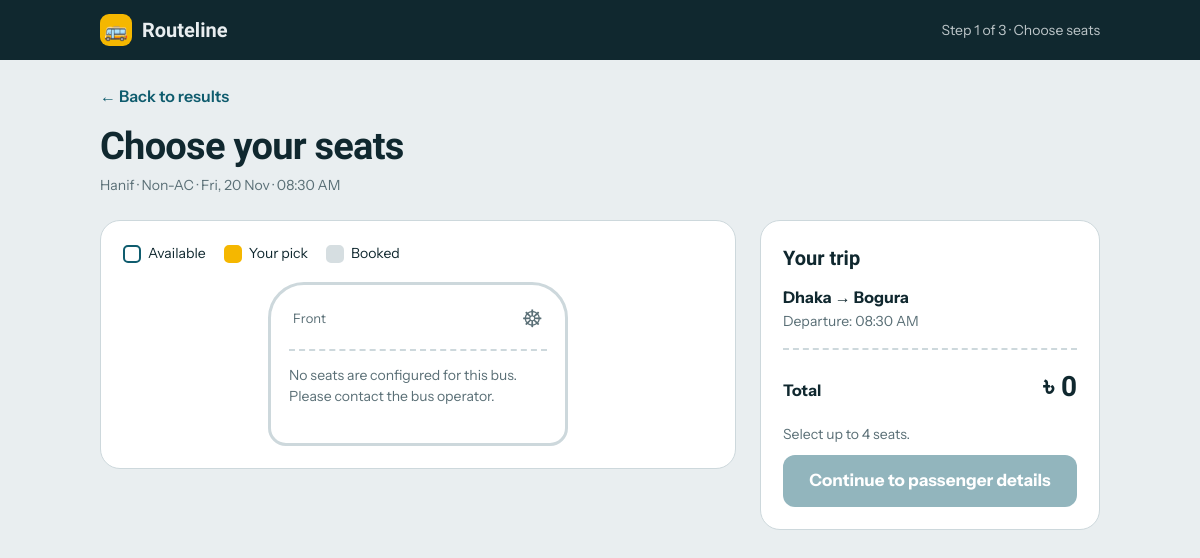
Page /users/seat.php?schedule_id=1 (signed in) on the committed database.
### tables this page shows
CREATE TABLE `schedules` (
  `schedule_id` int(11) NOT NULL,
  `bus_id` int(11) NOT NULL,
  `route_id` int(11) NOT NULL,
  `departure_date` date NOT NULL,
  `departure_time` time NOT NULL,
  `arrival_time` time NOT NULL,
  `ticket_price` decimal(10,2) NOT NULL,
  `status` enum('scheduled','completed','cancelled') NOT NULL
);

CREATE TABLE `buses` (
  `bus_id` int(11) NOT NULL,
  `company_id` int(11) NOT NULL,
  `bus_name` varchar(100) NOT NULL,
  `bus_type` enum('AC','Non-AC','Sleeper','Business Class') NOT NULL,
  `total_seats` int(11) NOT NULL,
  `status` enum('active','inactive') NOT NULL,
  `bus_number` varchar(50) NOT NULL
);

CREATE TABLE `routes` (
  `route_id` int(11) NOT NULL,
  `source` varchar(100) NOT NULL,
  `destination` varchar(100) NOT NULL,
  `distance` decimal(10,2) NOT NULL,
  `status` enum('active','inactive') NOT NULL
);

### users/seat.php (the view, shortened to what this page needs)
<?php
include '../config/db.php';
$schedule_id = intval($_GET['schedule_id']);
$sql = "SELECT
            schedules.schedule_id,
            schedules.departure_date,
            schedules.departure_time,
            schedules.arrival_time,
            schedules.ticket_price,
            buses.bus_id,
            buses.bus_name,
            buses.bus_type,
            buses.bus_number,
            buses.total_seats,
            routes.source,
            routes.destination
        FROM schedules
        INNER JOIN buses
            ON schedules.bus_id = buses.bus_id
        INNER JOIN routes
            ON schedules.route_id = routes.route_id
        WHERE schedules.schedule_id = $schedule_id";
$result = mysqli_query($conn, $sql);
$bus = mysqli_fetch_assoc($result);
$bus_id = (int)$bus['bus_id'];
function loadBusSeats($conn, $bus_id)
{
    $seats = [];
    return $seats;
}
$existing_seats = loadBusSeats($conn, $bus_id);
$all_seats_are_numeric = count($existing_seats) > 0;
if ((count($existing_seats) === 0 && (int)$bus['total_seats'] > 0) || $all_seats_are_numeric) {
    $transaction_started = false;
    try {
        mysqli_begin_transaction($conn);
        $transaction_started = true;
        mysqli_commit($conn);
        $transaction_started = false;
    } catch (mysqli_sql_exception $exception) {
        if ($transaction_started) {
            mysqli_rollback($conn);
        }
        error_log('Unable to initialize seats for bus ' . $bus_id . ': ' . $exception->getMessage());
        http_response_code(500);
        exit('Unable to load seats for this bus. Please try again later.');
    }
}
$seats = loadBusSeats($conn, $bus_id);
?>
<!DOCTYPE html>
<html lang="en">
<head>
<link rel="stylesheet" href="../assets/css/seat.css">
<body>
<header><div class="bar"><div class="brand"><i>🚌</i>Routeline</div><div class="steps">Step 1 of 3 · Choose seats</div></div></header>
<main class="wrap">
  <div class="head">
    <a class="back" href="home.html">← Back to results</a>
    <h1>Choose your seats</h1>
    <div class="muted">
         <?php echo htmlspecialchars($bus['bus_name']); ?>
    ·
    <?php echo htmlspecialchars($bus['bus_type']); ?>
    ·
    <?php echo date('D, d M', strtotime($bus['departure_time'])); ?>
    ·
    <?php echo date('h:i A', strtotime($bus['departure_time'])); ?>
    </div>
  </div>
  <section class="card" aria-label="Seat map">
    <div class="legend">
      <span><i class="sw"></i>Available</span><span><i class="sw s"></i>Your pick</span><span><i class="sw t"></i>Booked</span>
    </div>
    <div class="bus">
      <div class="front"><span>Front</span><span class="wheel" aria-hidden="true">☸</span></div>
      <?php if (empty($seats)): ?>
        <p class="muted">No seats are configured for this bus. Please contact the bus operator.</p>
      <?php endif; ?>
    </div>
  </section>
  <aside class="card sum" aria-live="polite">
    <div id="form">
      <h2>Your trip</h2>
      <div class="rt">
         <?php echo htmlspecialchars($bus['source']); ?>
    →
    <?php echo htmlspecialchars($bus['destination']); ?>
      </div>
      <div class="muted">
         Departure:
    <?php echo date('h:i A', strtotime($bus['departure_time'])); ?>
      </div>
      <ul class="list" id="ls"></ul>
      <div class="tot"><span>Total</span><b id="tt">৳ 0</b></div>
      <p class="hint" id="ht">Select up to 4 seats.</p>
      <button class="go" id="go" type="button" disabled>Continue to passenger details</button>
    </div>
  </aside>
</main>
</body>
</html>

### assets/css/seat.css (style rules this page uses)
:root { --bg: #e9eef0; --ink: #10282f; --muted: #5a6f76; --card: #ffffff; --line: #cdd8dc; --brand: #0f5c6e; --brand-ink: #ffffff; --signal: #f5b700; --signal-ink: #2a2000; --road: #10282f; --road-text: #e9eef0; --taken: #d6dee1; --taken-ink: #8a9ba1; color-scheme: light; box-sizing: border-box; padding-top: env(safe-area-inset-top, 0px); padding-bottom: env(safe-area-inset-bottom, 0px); }
* { box-sizing: border-box }
html, body { margin: 0 }
html { scroll-padding-top: env(safe-area-inset-top, 0px) }
body { background: var(--bg); color: var(--ink); font-family: "Instrument Sans", system-ui, sans-serif; line-height: 1.5; min-height: 100vh }
h1, h2, .brand { font-family: "Bricolage Grotesque", "Arial Black", sans-serif; margin: 0 }
button { font: inherit; color: inherit }
header { background: var(--road); color: var(--road-text) }
.bar { max-width: 1040px; margin: 0 auto; padding: 14px 20px; display: flex; justify-content: space-between; align-items: center }
.brand { font-weight: 800; font-size: 20px; display: flex; align-items: center; gap: 10px }
.brand i { width: 32px; height: 32px; border-radius: 9px; background: var(--signal); display: grid; place-items: center; font-style: normal }
.steps { font-size: 14px; opacity: .8 }
.wrap { max-width: 1040px; margin: 0 auto; padding: 24px 20px 40px; display: grid; grid-template-columns: 1fr 340px; gap: 24px; align-items: start }
.head { grid-column: 1/-1 }
.head h1 { font-size: clamp(26px, 4vw, 38px); letter-spacing: -.02em }
.muted { color: var(--muted); font-size: 14px }
.card { background: var(--card); border: 1px solid var(--line); border-radius: 20px; padding: 22px }
.legend { display: flex; gap: 18px; flex-wrap: wrap; margin-bottom: 18px; font-size: 14px }
.legend span { display: flex; align-items: center; gap: 7px }
.sw { width: 18px; height: 18px; border-radius: 5px; border: 2px solid var(--brand) }
.sw.t { background: var(--taken); border-color: var(--taken) }
.sw.s { background: var(--signal); border-color: var(--signal) }
.bus { max-width: 300px; margin: 0 auto; border: 3px solid var(--line); border-radius: 36px 36px 18px 18px; padding: 16px 18px 22px }
.front { display: flex; justify-content: space-between; align-items: center; border-bottom: 2px dashed var(--line); padding: 0 4px 12px; margin-bottom: 14px; font-size: 13px; color: var(--muted) }
.wheel { font-size: 24px }
.sum { position: sticky; top: 16px }
.sum h2 { font-size: 20px; margin-bottom: 4px }
.rt { font-weight: 700; margin: 12px 0 2px }
.list { list-style: none; margin: 16px 0; padding: 0; border-top: 2px dashed var(--line) }
.tot { display: flex; justify-content: space-between; align-items: baseline; font-weight: 700; margin: 14px 0 16px }
.tot b { font-family: "Bricolage Grotesque", sans-serif; font-size: 28px }
.go { width: 100%; min-height: 52px; border: 0; border-radius: 12px; background: var(--brand); color: var(--brand-ink); font-weight: 700; font-size: 17px; cursor: pointer }
.go:disabled { opacity: .45; cursor: not-allowed }
.hint { color: var(--muted); font-size: 14px; min-height: 21px; margin: 0 0 10px }
.back { display: inline-block; margin-bottom: 10px; color: var(--brand); font-weight: 600; text-decoration: none }

### rows in the picture
schedules: bus.bus_name "Hanif", bus.bus_type "Non-AC", departure_time "Fri, 20 Nov", departure_time "08:30 AM", route.source "Dhaka", route.destination "Bogura"
